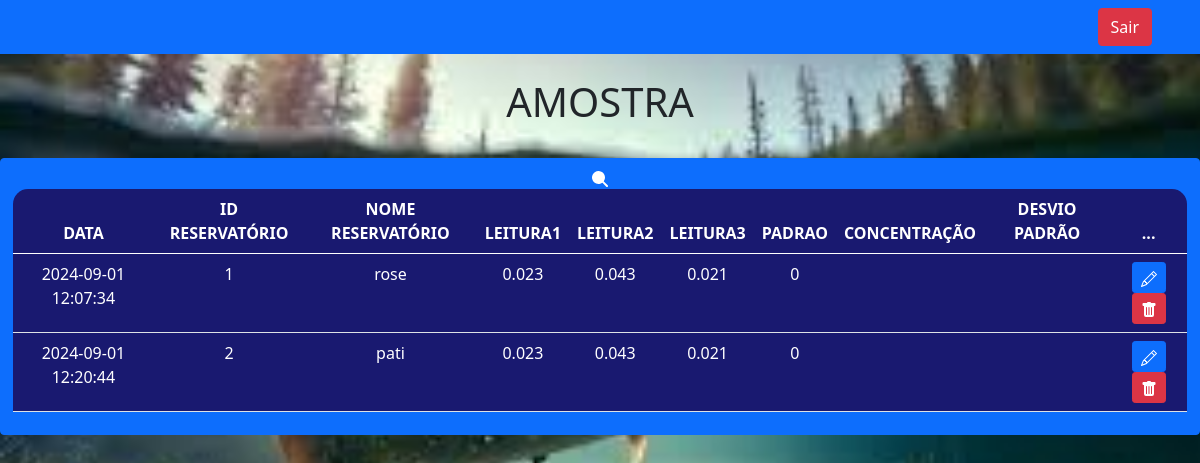
The app's page /visualizaramostra.php with its own data.
### tables this page shows
CREATE TABLE `amostras` (
  `id_reservatorio` int(11) NOT NULL,
  `data_amostra` timestamp NOT NULL DEFAULT current_timestamp(),
  `nome_reservatorio` varchar(255) NOT NULL,
  `leitura1` double DEFAULT NULL,
  `leitura2` double DEFAULT NULL,
  `leitura3` double DEFAULT NULL,
  `padrao` double DEFAULT NULL,
  `concentracao` double DEFAULT NULL,
  `desvio` double DEFAULT NULL
);

### visualizaramostra.php (the view, shortened to what this page needs)
<?php
include_once('config.php');
$sql = "SELECT data_amostra, id_reservatorio, nome_reservatorio, leitura1, leitura2, leitura3, padrao, concentracao, desvio FROM amostras";
$result = $conn->query($sql);
?>
<!DOCTYPE html>
<html lang="pt-br">
<head>
    <link href="https://cdn.jsdelivr.net/npm/bootstrap@5.0.2/dist/css/bootstrap.min.css" rel="stylesheet">
</head>
<body>
<nav class="navbar navbar-expand-lg navbar-dark bg-primary">
    <div class="d-flex">
        <a href="sair.php" class="btn btn-danger me-5">Sair</a>
    </div>
</nav>
<br>
<?php
echo "<h1>AMOSTRA</h1>";
?>
<br>
<div class="box-search">
    <button onclick="searchData()" class="btn btn-primary">
        <svg xmlns="http://www.w3.org/2000/svg" width="16" height="16" fill="currentColor" class="bi bi-search" viewBox="0 0 16 16">
            <path d="M11.742 10.344a6.5 6.5 0 1 0-1.397 1.398h-.001c.03.04.062.078.098.115l3.85 3.85a1 1 0 0 0 1.415-1.414l-3.85-3.85a1.007 1.007 0 0 0-.115-.1zM12 6
            </svg>
        </button>
    </div>
    <div class="m-5">
        <table class="table text-white table-bg">
            <thead>
                <tr>
                    <th scope="col">DATA</th>
                    <th scope="col">ID RESERVATÓRIO</th>
                    <th scope="col">NOME RESERVATÓRIO</th>
                    <th scope="col">LEITURA1</th>
                    <th scope="col">LEITURA2</th>
                    <th scope="col">LEITURA3</th>
                    <th scope="col">PADRAO</th>
                    <th scope="col">CONCENTRAÇÃO</th>
                    <th scope="col">DESVIO PADRÃO</th>
                    <th scope="col">...</th>
                </tr>
            </thead>
            <tbody>
                <?php
                    while($user_data = mysqli_fetch_assoc($result)) {
                        echo "<tr>";
                        echo "<td>".$user_data['data_amostra']."</td>";
                        echo "<td>".$user_data['id_reservatorio']."</td>";
                        echo "<td>".$user_data['nome_reservatorio']."</td>";
                        echo "<td>".$user_data['leitura1']."</td>";
                        echo "<td>".$user_data['leitura2']."</td>";
                        echo "<td>".$user_data['leitura3']."</td>";
                        echo "<td>".$user_data['padrao']."</td>";
                        echo "<td>".$user_data['concentracao']."</td>";
                        echo "<td>".$user_data['desvio']."</td>";
                        echo "<td>
                        <a class='btn btn-sm btn-primary' href='edit.php?id_reservatorio=$user_data[id_reservatorio]' title='Editar'>
                            <svg xmlns='http://www.w3.org/2000/svg' width='16' height='16' fill='currentColor' class='bi bi-pencil' viewBox='0 0 16 16'>
                                <path d='M12.146.146a.5.5 0 0 1 .708 0l3 3a.5.5 0 0 1 0 .708l-10 10a.5.5 0 0 1-.168.11l-5 2a.5.5 0 0 1-.65-.65l2-5a.5.5 0 0 1 .11-.168l10-10zM11.207 2.5 13.5 4.793 14.793 3.5 12.5 1.207 11.207 2.5zm1.586 3L10.5 3.207 4 9.707V10h.5a.5.5 0 0 1 .5.5v.5h.5a.5.5 0 0 1 .5.5v.5h.293l6.5-6.5zm-9.761 5.175-.106.106-1.528 3.821 3.821-1.528.106-.106A.5.5 0 0 1 5 12.5V12h-.5a.5.5 0 0 1-.5-.5V11h-.5a.5.5 0 0 1-.468-.325z'/>
                            </svg>
                            </a>
                            <a class='btn btn-sm btn-danger' href='delete.php?id_reservatorio=$user_data[id_reservatorio]' title='Deletar'>
                                <svg xmlns='http://www.w3.org/2000/svg' width='16' height='16' fill='currentColor' class='bi bi-trash-fill' viewBox='0 0 16 16'>
                                    <path d='M2.5 1a1 1 0 0 0-1 1v1a1 1 0 0 0 1 1H3v9a2 2 0 0 0 2 2h6a2 2 0 0 0 2-2V4h.5a1 1 0 0 0 1-1V2a1 1 0 0 0-1-1H10a1 1 0 0 0-1-1H7a1 1 0 0 0-1 1H2.5zm3 4a.5.5 0 0 1 .5.5v7a.5.5 0 0 1-1 0v-7a.5.5 0 0 1 .5-.5zM8 5a.5.5 0 0 1 .5.5v7a.5.5 0 0 1-1 0v-7A.5.5 0 0 1 8 5zm3 .5v7a.5.5 0 0 1-1 0v-7a.5.5 0 0 1 1 0z'/>
                                </svg>
                            </a>
                            </td>";
                        echo "</tr>";
                    }
                    ?>
            </tbody>
        </table>
    </div>
</body>
</html>

### visualizaramostra.php (style rules this page uses)
body { background: url(peixe.jpeg); background-repeat: no-repeat; background-size: cover; color: black 0.6; text-align: center; }
.table-bg { background-color: #191970; border-radius: 15px 15px 0 0; }
.box-search { display: flex; justify-content: center; gap: 0.1%; }

### records on screen
amostras: data_amostra "2024-09-01 12:07:34", id_reservatorio "1", nome_reservatorio "rose", leitura1 "0.023", leitura2 "0.043", leitura3 "0.021", padrao "0"
amostras: data_amostra "2024-09-01 12:20:44", id_reservatorio "2", nome_reservatorio "pati", leitura1 "0.023", leitura2 "0.043", leitura3 "0.021", padrao "0"
